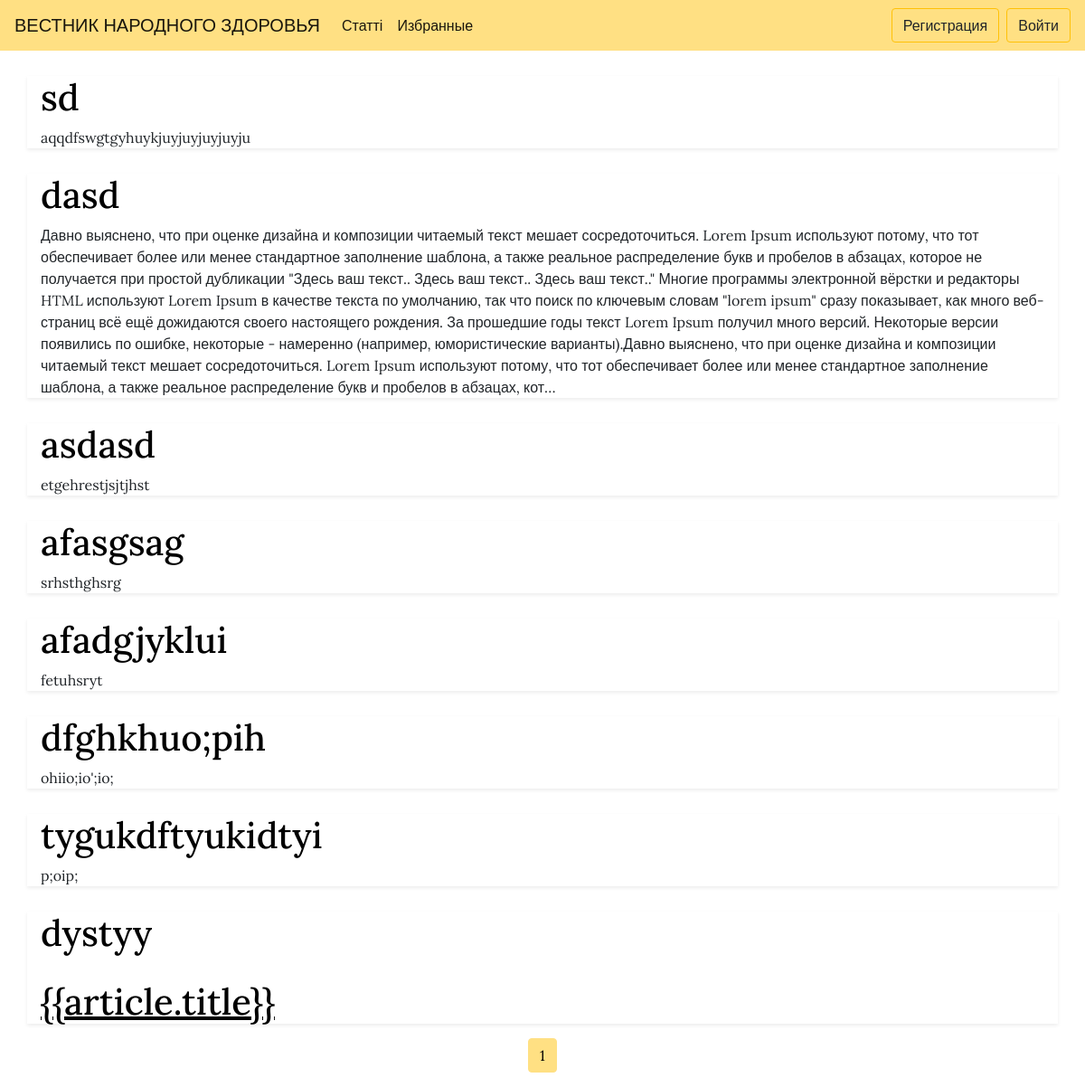
/, run on an earlier commit of the app's database.
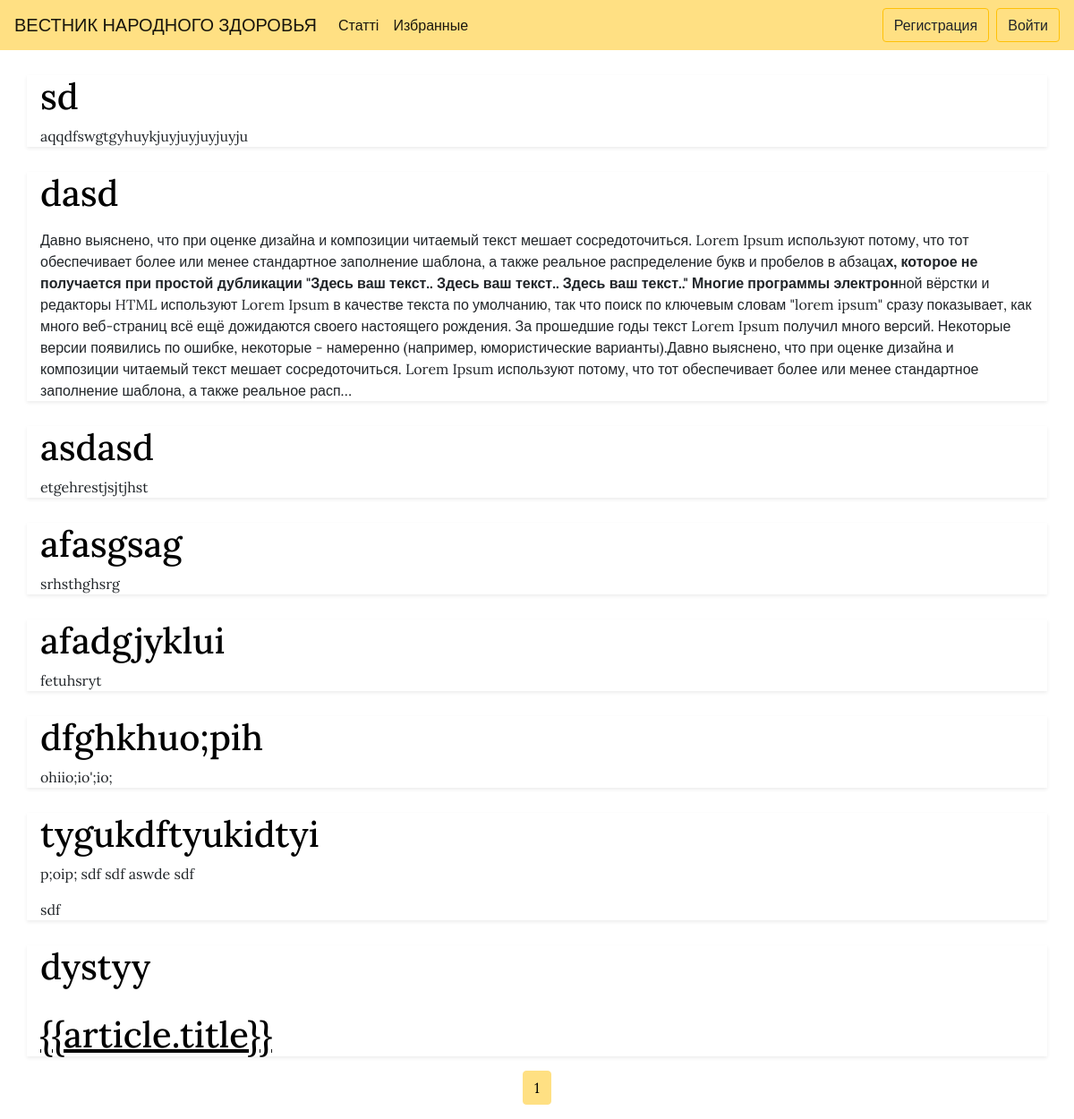
And on a later commit of the database.
### base/models.py (models this page shows)
class Article(models.Model):
    title = models.CharField(max_length=200)
    author = models.ForeignKey('Author', on_delete=models.SET_NULL, null=True)
    body = RichTextField(blank=True, null=True)
    creation_date = models.DateTimeField(auto_now_add=True, editable=False)
    modified = models.DateTimeField(auto_now=True)
    favorite = models.ManyToManyField(User)
    def __str__(self):
        return self.title

### base/views.py (the view)
def start(request):
    article = Article.objects.all()
    paginator = Paginator(article, 10)  # Show 25 contacts per page.
    page_number = request.GET.get('page')
    page_obj = paginator.get_page(page_number)
    print(article)
    return render(request, 'base/start_page.html', {'articles':page_obj})

### templates/base/start_page.html (shortened to what this page needs)
{% extends 'base/index.html' %}
{% block other %}
<main role="main">
  {% for article in articles %}
    <div class="container shadow-sm">
      <p class="h1" style="margin-top:0.7em"><a href="{% url 'art_detail' article.id %}">{{article.title}}</a></p>
      <p>{{ article.body|truncatechars:1000|safe }}</p>
    </div>
  {% endfor %}
  <nav aria-label="...">
    <ul class="pagination justify-content-center">
      <li class="page-item active" aria-current="page">
        <span class="page-link">
          {{ articles.number }}
        </span>
      </li>
    </ul>
  </nav>
</main>
{% endblock %}

What changed in the data, as far as the page shows it:
changed Article "dasd": body "…букв и пробелов в абзацах, которое не получается при простой дубликации \"Здесь ваш текст.. Здесь ваш текст.. Здесь ваш текст..\" Многие программы электронной вёрстки и редакторы HTML используют Lorem Ipsum в качестве текста по умолчанию, так что поиск по ключевым словам \"lorem ipsum\" сразу показывает, как много веб-страниц всё ещё дожидаются своего настоящего рождения. За прошедшие годы текст Lorem Ipsum получил много версий. Некоторые версии появились по ошибке, некоторые - намеренно (например, юмористические варианты).Давно выяснено, что при оценке дизайна и композиции читаемый текст мешает сосредоточиться. Lorem Ipsum используют потому, что тот обеспечивает более или менее стандартное…" → "…букв и пробелов в абзаца х, которое не получается при простой дубликации \"Здесь ваш текст.. Здесь ваш текст.. Здесь ваш текст..\" Многие программы электрон ной вёрстки и редакторы HTML используют Lorem Ipsum в качестве текста по умолчанию, так что поиск по ключевым словам \"lorem ipsum\" сразу показывает, как много веб-страниц всё ещё дожидаются своего настоящего рождения. За прошедшие годы текст Lorem Ipsum получил много версий. Некоторые версии появились по ошибке, некоторые - намеренно (например, юмористические варианты).Давно выяснено, что при оценке дизайна и композиции читаемый текст мешает сосредоточиться. Lorem Ipsum используют потому, что тот обеспечивает более или менее стандартное…"
changed Article "tygukdftyukidtyi": body "p;oip;" → "p;oip; sdf sdf aswde sdf sdf"
